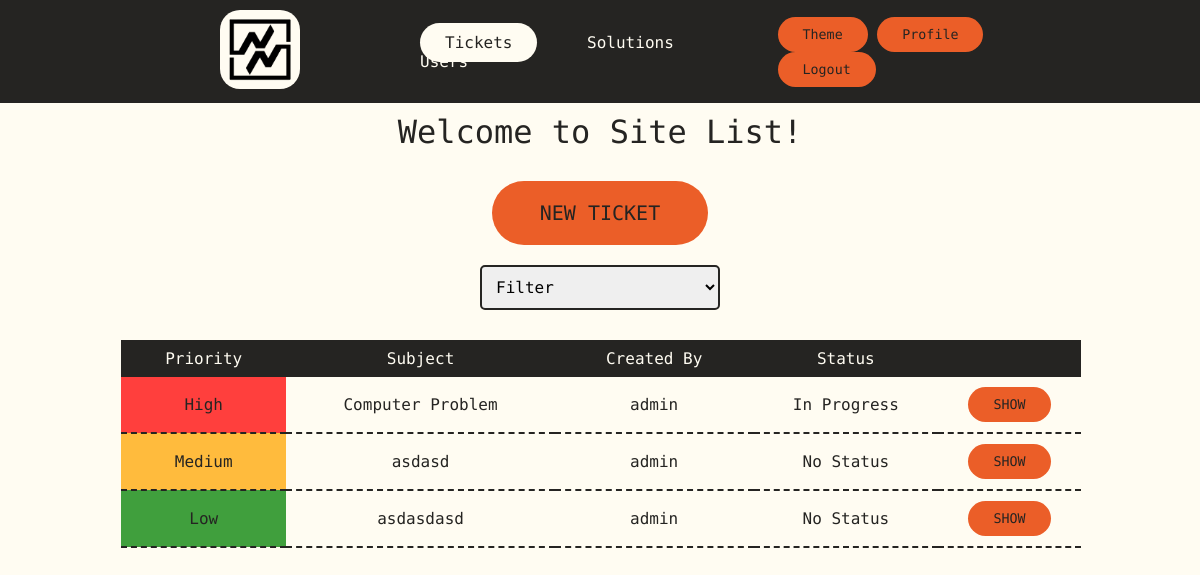
Before: /tickets (signed in) with the older database file.
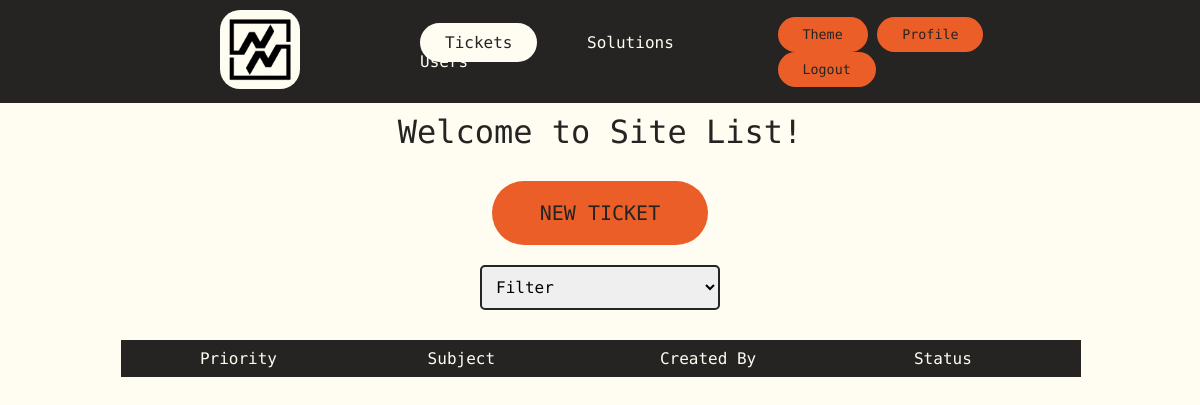
After: the same page with the newer database file.
### tables this page shows
CREATE TABLE tickets (
id INTEGER PRIMARY KEY AUTOINCREMENT NOT NULL,
subject TEXT NOT NULL,
creator INTEGER,
description TEXT,
status INTEGER DEFAULT 0 NOT NULL,
priority INTEGER DEFAULT 0 NOT NULL,
time TIMESTAMP DEFAULT CURRENT_TIMESTAMP,
FOREIGN KEY(creator) REFERENCES users(id)
ON DELETE SET NULL
ON UPDATE NO ACTION
);

CREATE TABLE users (id INTEGER PRIMARY KEY AUTOINCREMENT NOT NULL, name TEXT NOT NULL, hash TEXT NOT NULL, permission INTEGER DEFAULT 4 NOT NULL, active BLOB DEFAULT 0 NOT NULL, email TEXT NOT NULL);

### app.py (the view, shortened to what this page needs)
@app.route("/tickets", methods=["GET", "POST"])
def tickets():
    tickets = db.execute("SELECT tickets.id, tickets.subject, tickets.status, tickets.priority, users.name AS creator_name FROM tickets LEFT JOIN users ON tickets.creator = users.id WHERE tickets.status < 4 ORDER BY priority DESC, time ASC")
    return render_template("tickets.html", tickets = tickets, status = ticketStatus, priority = priority)

### templates/tickets.html (shortened to what this page needs)
{% extends "layout.html" %}
{% block body %}
<div><h1>Welcome to Site List!</h1></div>
    {% if session.get("permission") < 4 %}
    <form action="/newticket">
    <button type="submit" class="enter">NEW TICKET</button>
    </form>
    <form action="/tickets" method="post">
    <select id="status" name="status" onchange="clickButton()">
        <option hidden disabled value="" selected>Filter</option>
    </select>
    </form>
    {% endif %}
    <table>
        <thead>
            <tr>
                <th>Priority</th>
                <th>Subject</th>
                <th>Created By</th>
                <th>Status</th>
                <th></th>
            </tr>
        </thead>
        <tbody>
            {% for ticket in tickets %}
            <tr>
                <td class="{{ priority[ticket['priority']] }}"> {{ priority[ticket["priority"]] }}</td>
                <td> {{ ticket["subject"] }}</td>
                {% if ticket["creator_name"] %}
                <td> {{ ticket["creator_name"] }}</td>
                {% else %}
                <td></td>
                {% endif %}
                <td> {{ status[ticket["status"]] }}</td>
                <td>
                    <form action="/showticket" method="post">
                        <button type="submit">SHOW</button>
                    </form>
                </td>
            </tr>
            {% endfor %}
        </tbody>
    </table>
{% endblock %}

### templates/layout.html (shortened to what this page needs)
<!DOCTYPE HTML>
<html lang="en">
    <head>
        <link rel="stylesheet" href=".\static\styles.css">
    </head>
    <body>
      <header>
        <div>
        <a href="/"><img class="logo" src=".\static\images\d3.png" alt="logo"></a>
        </div>
        {% if session.get("user_id") %}
        <div>
        <nav>
          <ul class="nav_links">
            <li><a href="/tickets" onclick="changeActiveLink(event)" id="ticketID">Tickets</a></li>
            <li><a href="/solutions" onclick="changeActiveLink(event)" id="docID">Solutions</a></li>
            {% if session.get("permission") < 3 %}
            <li><a href="/users" onclick="changeActiveLink(event)" id="userID">Users</a></li>
            {% endif %}
          </ul>
        </nav>
        </div>
        <div>
          <button onclick="toggleMode()">Theme</button>
          <a href="/profile"><button>Profile</button></a>
          <a href="/logout"><button onclick="logout()">Logout</button></a>
        </div>
        {% else %}
        <div>
          <button onclick="toggleMode()">Theme</button>
          <a href="/register"><button>Register</button></a>
          <a href="/"><button>Login</button></a>
          {% endif %}
      </header>
      <div class="body">
      {% block body %}{% endblock %}
      </div>
    </body>
</html>

### static/styles.css (style rules this page uses)
.light { --color1: #fffcf2; --color2: #ccc5b9; --color3: #403d39; --color4: #252422; --color5: #eb5e28; --font-color: var(--color4); --background-color: var(--color1); --button-color: var(--color5); --buttonfont-color: var(--color4); --hover-color: var(--color2); --hoverfont-color: var(--color4); --nav-color: var(--color4); --navfont-color: var(--color1); --linkhover-color: var(--color5); --logo-color: var(--color1); --tab-color: var(--color4); --tabhover-color: var(--color3); --tabhoverfont-color: var(--color1); --tabfont-color: var(--color1); --disabled-color: var(--color2); --disabledfont-color: var(--color4); --placeholder-color: var(--color3); --aler-color: var(--color1); --active-color: var(--color1); --activefont-color: var(--color4); --font: "M PLUS 1 Code", sans-serif; }
* { font-family: var(--font); box-sizing: border-box; margin: 0; padding: 0; font-weight: 500; }
html { background-color: var(--background-color); color: var(--font-color); }
header { background-color: var(--nav-color); color: var(--navfont-color); display: flex; justify-content: space-between; align-items: center; padding: 10px 10%; }
.body { padding: 10px 10%; text-align: center; }
header a { color: var(--navfont-color); text-decoration: none; }
body { transition: background-color 0.5s, color 0.3s; }
button { background-color: var(--button-color); color: var(--buttonfont-color); }
.nav_links { list-style: none; }
.nav_links li { display: inline-block; padding: 0 20px; }
.nav_links li a { transition: all 0.3s ease 0s; }
button { padding: 10px 25px; border: none; border-radius: 50px; cursor: pointer; transition: all 0.5s ease 0s; }
.enter { margin-top: 30px; margin-bottom: 10px; padding: 20px 5%; font-size: 20px; }
.logo { margin: 0px 100px; width: 80px; height: auto; background-color: var(--logo-color); border-radius: 20px; padding: 5px 5px; transition: all 1s ease 0s; }
table { margin:20px 1px 20px 1px; width: 100%; border-collapse: collapse; }
th { background-color: var(--tab-color); padding: 9px; transition: all 0.5s ease 0s; color: var(--tabfont-color); }
input, select, textarea { width: 25%; min-width: 200px; padding: 10px; margin: 10px 0; box-sizing: border-box; border: 2px solid var(--font-color); border-radius: 5px; font-size: 16px; }
.active { padding: 10px 25px; border: none; border-radius: 50px; background-color: var(--active-color); color: var(--activefont-color); transition: all 0.5s ease 0s; }

Changed rows visible on the page:
removed tickets: priority "High", subject "Computer Problem", creator_name "admin", status "In Progress"
removed tickets: priority "Medium", subject "asdasd", creator_name "admin", status "No Status"
removed tickets: priority "Low", subject "asdasdasd", creator_name "admin", status "No Status"
